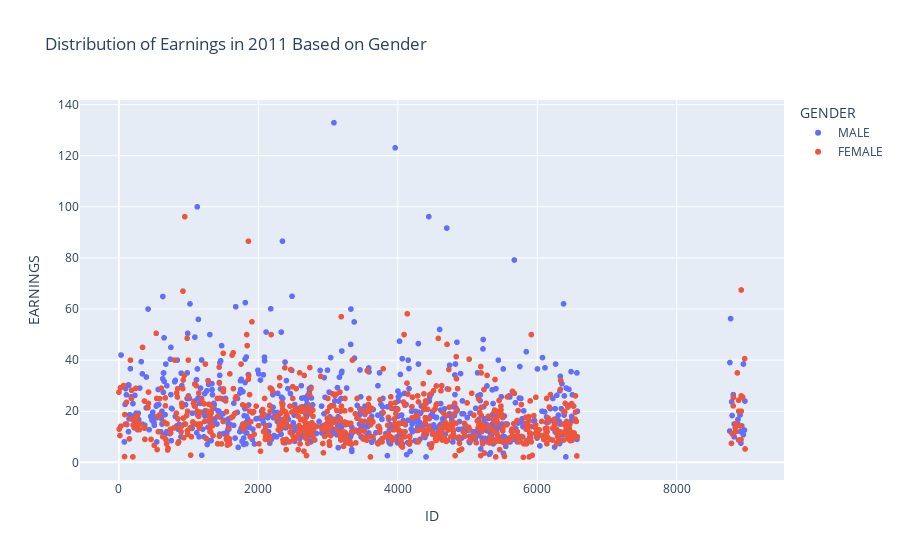

Here is the notebook cell this chart was saved with:
### Markdown cell above
Visualize relationship of variables with the earnings

### Code cell
# Check for Gender - Earnings Distribution

df_data['GENDER'] = df_data[['MALE', 'FEMALE']].idxmax(axis=1)

fig = px.scatter(data_frame=df_data, x='ID', y='EARNINGS', color='GENDER', title='Distribution of Earnings in 2011 Based on Gender')
fig.show()

### Figure 1 — Plotly figure (JSON) as saved in the notebook; plotly's stock layout.template omitted (floating-point values rounded to 4 significant figures; data arrays with more than 128 entries replaced by an {"elided": "..."} marker saying what was removed)
{"data": [{"hovertemplate": "GENDER=MALE<br>ID=%{x}<br>EARNINGS=%{y}<extra></extra>", "legendgroup": "MALE", "marker": {"color": "#636efa", "symbol": "circle"}, "mode": "markers", "name": "MALE", "showlegend": true, "type": "scattergl", "x": {"elided": "761 int values"}, "xaxis": "x", "y": {"elided": "761 float values"}, "yaxis": "y"}, {"hovertemplate": "GENDER=FEMALE<br>ID=%{x}<br>EARNINGS=%{y}<extra></extra>", "legendgroup": "FEMALE", "marker": {"color": "#EF553B", "symbol": "circle"}, "mode": "markers", "name": "FEMALE", "showlegend": true, "type": "scattergl", "x": {"elided": "726 int values"}, "xaxis": "x", "y": {"elided": "726 float values"}, "yaxis": "y"}], "layout": {"legend": {"title": {"text": "GENDER"}, "tracegroupgap": 0}, "title": {"text": "Distribution of Earnings in 2011 Based on Gender"}, "xaxis": {"anchor": "y", "domain": [0, 1], "title": {"text": "ID"}}, "yaxis": {"anchor": "x", "domain": [0, 1], "title": {"text": "EARNINGS"}}}}
